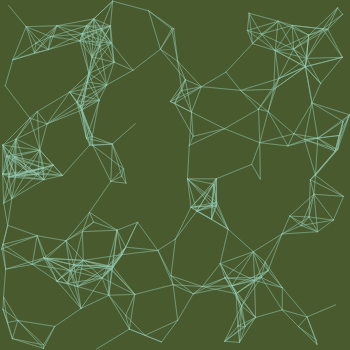
Frame 1 (no input)
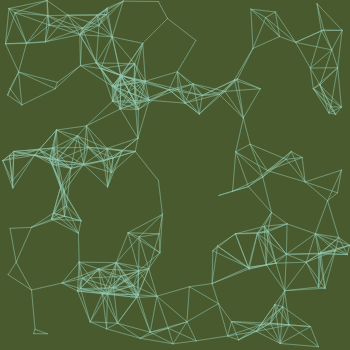
Frame 60 (no input)
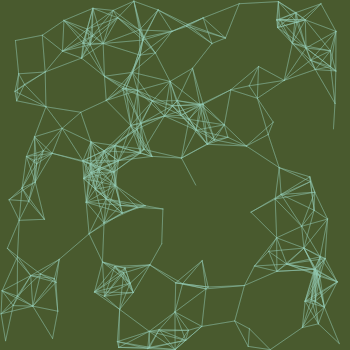
Frame 120 (the mouse pressed at the canvas centre since frame 60)

The p5.js sketch that drew these frames (run headless with seeded random() and noise() and a simulated clock; from frame 60 on, the mouse is pressed at the canvas centre):

// p5.js sketch
// ── sketch.js
let nParticles = 200;
let particles = [];
let particleSize = 40;
let screenWidth = 350;
let screenHeight = 350;
let maxCounter = 150;
let lines = [];


function checkCollisions() {
  lines = [];
  for(let i=0;i<nParticles;i++){
    for(let j=0;j<nParticles;j++) {
      if(i!=j) {
        let distance = p5.Vector.dist(
        particles[i].position,
        particles[j].position
        );
        if(distance < particleSize) {
          if(particles[i].counter == 0) {
       particles[i].direction.rotate(Math.random());
       particles[i].counter = maxCounter;
          }if(particles[j].counter == 0) {
       particles[j].direction.rotate(Math.random());
       particles[j].counter = maxCounter;
        }
          lines.push(
          [particles[i].position,
           particles[j].position]
        );        
        }
      }
    }
  }
}

function setup() {
  createCanvas(screenWidth,screenHeight);
  stroke(0, 80);
  
  for(let i=0;i<nParticles;i++)
    particles.push(new Particle());
}

function draw() {
  background(this.r, this.g, this.b);
  checkCollisions();
  for(let i=0;i<nParticles; i++) {
    particles[i].update();
  }
  for(let i=0; i<lines.length;i++) {
    line(
      lines[i][0].x, lines[i][0].y,
      lines[i][1].x, lines[i][1].y);
  }
}
// ── Particle.js
class Particle{
    constructor(){
        let particle = {};
        this.position = createVector(
        Math.random() * screenWidth,
        Math.random() * screenHeight
      );
        this.direction = createVector(
        Math.random(),
        Math.random()
      );
      this.r = random(0,80);
      this.g = random(0,130);
      this.b = random(0,60);
      this.r2 = random(75,255);
      this.g2 = random(200,255);
      this.b2 = random(157,255);
      fill(this.r,this.g,this.b)
      stroke(this.r2,this.g2,this.b2, 80)
}
    update(){
        this.position.add(this.direction);
        if(this.position.x > screenWidth ||
          this.position.x < 0)
          this.position.x = 0;
        if(this.position.y > screenHeight ||
          this.position.y < 0)
          this.position.y = 0;
        if(this.counter > 0)
          this.counter -=1;
      
        this.counter = .0001;
        return Particle;
        }
}
